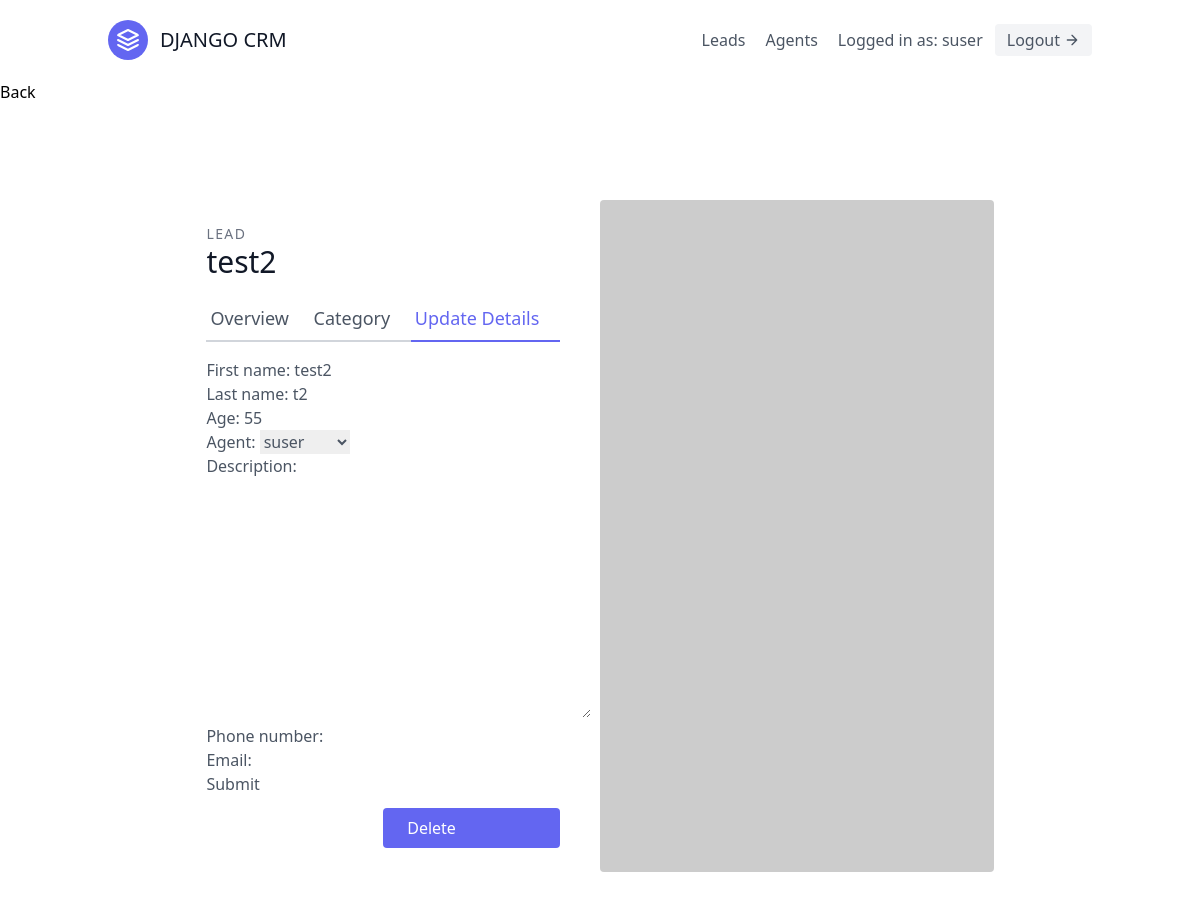
The page /leads/2/update/ (signed in) on the database its author committed.
### leads/models.py (models this page shows, shortened)
class User(AbstractUser):
  is_organisor = models.BooleanField(default=True)
  is_agent = models.BooleanField(default=False)

class Lead(models.Model):
  first_name = models.CharField(max_length=20)
  last_name = models.CharField(max_length=20)
  age = models.IntegerField(default=0)
  organisation = models.ForeignKey(UserProfile, on_delete=models.CASCADE)
  agent = models.ForeignKey(Agent, null=True, blank=True, on_delete=models.SET_NULL)
  category = models.ForeignKey("Category", related_name="leads", on_delete=models.SET_NULL, blank=True, null=True)
  description = models.TextField()
  date_added = models.DateTimeField(auto_now_add=True)
  phone_number = models.CharField(max_length=20)
  email = models.EmailField()

### leads/views.py (the view, shortened to what this page needs)
# urls.py: path('<int:pk>/update/', LeadUpdateView.as_view(), name='lead-update'),
class LeadUpdateView(OrganisorAndLoginRequiredMixin, generic.UpdateView):
  template_name = "leads/lead_update.html"
  form_class = LeadModelForm
  def get_queryset(self):
    user = self.request.user
    return Lead.objects.filter(organisation=user.userprofile)

### leads/forms.py
class LeadModelForm(forms.ModelForm):
  class Meta:
    model = Lead
    fields = (
      'first_name',
      'last_name',
      'age',
      'agent',
      'description',
      'phone_number',
      'email',
    )

### agents/mixins.py (called while the page is built)
    def dispatch(self, request, *args, **kwargs):
        if not request.user.is_authenticated or not request.user.is_organisor:
            return redirect("leads:lead-list")
        return super().dispatch(request, *args, **kwargs)

### leads/models.py (called while the page is built)
  def __str__(self):
    return self.user.username

### leads/templates/leads/lead_update.html (shortened to what this page needs)
{% extends 'base.html' %}
{% block content %}
<a href="{% url 'leads:lead-detail' lead.pk %}">Back</a>
<section class="text-gray-600 body-font overflow-hidden">
  <div class="container px-5 py-24 mx-auto">
    <div class="lg:w-4/5 mx-auto flex flex-wrap">
      <div class="lg:w-1/2 w-full lg:pr-10 lg:py-6 mb-6 lg:mb-0">
        <h2 class="text-sm title-font text-gray-500 tracking-widest">LEAD</h2>
        <h1 class="text-gray-900 text-3xl title-font font-medium mb-4">
          {{ lead.first_name }} {{ lead.lastname }}
        </h1>
        <div class="flex mb-4">
          <a href="{% url 'leads:lead-detail' lead.pk %}" class="flex-grow border-b-2 border-gray-300 py-2 text-lg px-1">
            Overview
          </a>
          <a href="{% url 'leads:lead-category-update' lead.pk %}" class="flex-grow border-b-2 border-gray-300 py-2 text-lg px-1">
            Category
          </a>
          <a href="{% url 'leads:lead-update' lead.pk %}" class="flex-grow text-indigo-500 border-b-2 border-indigo-500 py-2 text-lg px-1">
            Update Details
          </a>
        </div>
        <form method="post">
          {{form.as_p}}
          <button type="submit">Submit</button>
        </form>
        <a href="{% url 'leads:lead-delete' lead.pk %}" class="w-1/2 mt-3 flex ml-auto text-white bg-indigo-500 border-0 py-2 px-6 focus:outline-none hover:bg-indigo-600 rounded">
          Delete
        </a>
      </div>
      <img alt="ecommerce" class="lg:w-1/2 w-full lg:h-auto h-64 object-cover object-center rounded" src="https://dummyimage.com/400x400">
    </div>
  </div>
</section>
{% endblock content %}

### templates/navbar.html (shortened to what this page needs)
<header class="text-gray-600 body-font">
  <div class="container mx-auto flex flex-wrap p-5 flex-col md:flex-row items-center">
    <a href="{% url 'landing-page' %}" class="flex title-font font-medium items-center text-gray-900 mb-4 md:mb-0">
      <svg xmlns="http://www.w3.org/2000/svg" fill="none" stroke="currentColor" stroke-linecap="round" stroke-linejoin="round" stroke-width="2" class="w-10 h-10 text-white p-2 bg-indigo-500 rounded-full" viewBox="0 0 24 24">
        <path d="M12 2L2 7l10 5 10-5-10-5zM2 17l10 5 10-5M2 12l10 5 10-5"></path>
      </svg>
      <span class="ml-3 text-xl">DJANGO CRM</span>
    </a>
    <nav class="md:ml-auto flex flex-wrap items-center text-base justify-center">
      {% if not request.user.is_authenticated %}
        <a href="{% url 'signup' %}" class="mr-5 hover:text-gray-900">Signup</a>
      {% else %}
        <a href="{% url 'leads:lead-list' %}" class="mr-5 hover:text-gray-900">Leads</a>
        {% if request.user.is_organisor %}
          <a href="{% url 'agents:agent-list' %}" class="mr-5 hover:text-gray-900">Agents</a>
        {% endif %}
      {% endif %}
    </nav>
    {% if request.user.is_authenticated %}
      Logged in as: {{ request.user.username }}
      <a href="{% url 'logout' %}" class="ml-3 inline-flex items-center bg-gray-100 border-0 py-1 px-3 focus:outline-none hover:bg-gray-200 rounded text-base mt-4 md:mt-0">
        Logout
        <svg fill="none" stroke="currentColor" stroke-linecap="round" stroke-linejoin="round" stroke-width="2" class="w-4 h-4 ml-1" viewBox="0 0 24 24">
          <path d="M5 12h14M12 5l7 7-7 7"></path>
        </svg>
      </a>
    {% endif %}
  </div>
</header>

### rows shown on the page
User: user.username "suser"
Lead: first_name "test2", last_name "t2", age "55", agent "suser"
